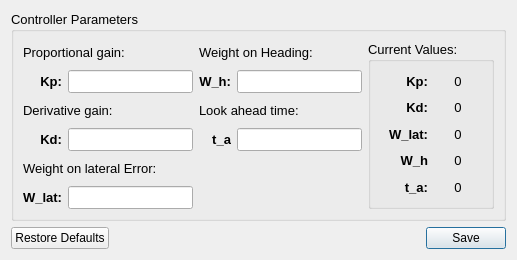
<?xml version="1.0" encoding="UTF-8"?>
<ui version="4.0">
 <class>Dialog</class>
 <widget class="QDialog" name="Dialog">
  <property name="geometry">
   <rect>
    <x>0</x>
    <y>0</y>
    <width>517</width>
    <height>260</height>
   </rect>
  </property>
  <property name="windowTitle">
   <string>Dialog</string>
  </property>
  <layout class="QGridLayout" name="gridLayout_2">
   <item row="2" column="1">
    <widget class="QDialogButtonBox" name="btnbox_pd_controller_settings">
     <property name="orientation">
      <enum>Qt::Horizontal</enum>
     </property>
     <property name="standardButtons">
      <set>QDialogButtonBox::RestoreDefaults|QDialogButtonBox::Save</set>
     </property>
    </widget>
   </item>
   <item row="1" column="1">
    <widget class="QGroupBox" name="groupBox">
     <property name="font">
      <font>
       <pointsize>10</pointsize>
       <weight>50</weight>
       <bold>false</bold>
      </font>
     </property>
     <property name="title">
      <string>Controller Parameters</string>
     </property>
     <layout class="QGridLayout" name="gridLayout_3">
      <item row="0" column="1" colspan="2">
       <widget class="QGroupBox" name="groupBox_2">
        <property name="font">
         <font>
          <pointsize>10</pointsize>
         </font>
        </property>
        <property name="title">
         <string>Current Values:</string>
        </property>
        <property name="flat">
         <bool>false</bool>
        </property>
        <property name="checkable">
         <bool>false</bool>
        </property>
        <layout class="QGridLayout" name="gridLayout_7">
         <item row="0" column="0">
          <layout class="QGridLayout" name="gridLayout_6">
           <item row="1" column="0">
            <widget class="QLabel" name="label_2">
             <property name="font">
              <font>
               <pointsize>10</pointsize>
               <weight>75</weight>
               <bold>true</bold>
              </font>
             </property>
             <property name="text">
              <string>Kd:</string>
             </property>
             <property name="alignment">
              <set>Qt::AlignRight|Qt::AlignTrailing|Qt::AlignVCenter</set>
             </property>
            </widget>
           </item>
           <item row="1" column="1">
            <widget class="QLabel" name="lbl_current_gain_deriv">
             <property name="font">
              <font>
               <pointsize>10</pointsize>
              </font>
             </property>
             <property name="text">
              <string>0</string>
             </property>
             <property name="alignment">
              <set>Qt::AlignCenter</set>
             </property>
            </widget>
           </item>
           <item row="2" column="1">
            <widget class="QLabel" name="lbl_current_weight_lat">
             <property name="font">
              <font>
               <pointsize>10</pointsize>
              </font>
             </property>
             <property name="text">
              <string>0</string>
             </property>
             <property name="alignment">
              <set>Qt::AlignCenter</set>
             </property>
            </widget>
           </item>
           <item row="4" column="0">
            <widget class="QLabel" name="label_5">
             <property name="font">
              <font>
               <pointsize>10</pointsize>
               <weight>75</weight>
               <bold>true</bold>
              </font>
             </property>
             <property name="text">
              <string>t_a:</string>
             </property>
             <property name="alignment">
              <set>Qt::AlignRight|Qt::AlignTrailing|Qt::AlignVCenter</set>
             </property>
            </widget>
           </item>
           <item row="3" column="1">
            <widget class="QLabel" name="lbl_current_weight_heading">
             <property name="font">
              <font>
               <pointsize>10</pointsize>
              </font>
             </property>
             <property name="text">
              <string>0</string>
             </property>
             <property name="alignment">
              <set>Qt::AlignCenter</set>
             </property>
            </widget>
           </item>
           <item row="0" column="0">
            <widget class="QLabel" name="label">
             <property name="font">
              <font>
               <pointsize>10</pointsize>
               <weight>75</weight>
               <bold>true</bold>
              </font>
             </property>
             <property name="text">
              <string>Kp:</string>
             </property>
             <property name="alignment">
              <set>Qt::AlignRight|Qt::AlignTrailing|Qt::AlignVCenter</set>
             </property>
            </widget>
           </item>
           <item row="4" column="1">
            <widget class="QLabel" name="lbl_current_t_lookahead">
             <property name="font">
              <font>
               <pointsize>10</pointsize>
              </font>
             </property>
             <property name="text">
              <string>0</string>
             </property>
             <property name="alignment">
              <set>Qt::AlignCenter</set>
             </property>
            </widget>
           </item>
           <item row="3" column="0">
            <widget class="QLabel" name="label_4">
             <property name="font">
              <font>
               <pointsize>10</pointsize>
               <weight>75</weight>
               <bold>true</bold>
              </font>
             </property>
             <property name="text">
              <string>W_h</string>
             </property>
             <property name="alignment">
              <set>Qt::AlignRight|Qt::AlignTrailing|Qt::AlignVCenter</set>
             </property>
            </widget>
           </item>
           <item row="0" column="1">
            <widget class="QLabel" name="lbl_current_gain_prop">
             <property name="font">
              <font>
               <pointsize>10</pointsize>
              </font>
             </property>
             <property name="text">
              <string>0</string>
             </property>
             <property name="alignment">
              <set>Qt::AlignCenter</set>
             </property>
            </widget>
           </item>
           <item row="2" column="0">
            <widget class="QLabel" name="label_3">
             <property name="font">
              <font>
               <pointsize>10</pointsize>
               <weight>75</weight>
               <bold>true</bold>
              </font>
             </property>
             <property name="text">
              <string>W_lat:</string>
             </property>
             <property name="alignment">
              <set>Qt::AlignRight|Qt::AlignTrailing|Qt::AlignVCenter</set>
             </property>
            </widget>
           </item>
          </layout>
         </item>
        </layout>
       </widget>
      </item>
      <item row="0" column="0">
       <layout class="QGridLayout" name="gridLayout">
        <item row="3" column="1">
         <widget class="QLineEdit" name="edit_gain_deriv">
          <property name="sizePolicy">
           <sizepolicy hsizetype="Minimum" vsizetype="Fixed">
            <horstretch>0</horstretch>
            <verstretch>0</verstretch>
           </sizepolicy>
          </property>
         </widget>
        </item>
        <item row="1" column="1">
         <widget class="QLineEdit" name="edit_gain_prop">
          <property name="sizePolicy">
           <sizepolicy hsizetype="Minimum" vsizetype="Fixed">
            <horstretch>0</horstretch>
            <verstretch>0</verstretch>
           </sizepolicy>
          </property>
         </widget>
        </item>
        <item row="3" column="4">
         <widget class="QLineEdit" name="edit_t_ahead">
          <property name="sizePolicy">
           <sizepolicy hsizetype="Minimum" vsizetype="Fixed">
            <horstretch>0</horstretch>
            <verstretch>0</verstretch>
           </sizepolicy>
          </property>
         </widget>
        </item>
        <item row="1" column="0">
         <widget class="QLabel" name="lblPropgain">
          <property name="font">
           <font>
            <pointsize>10</pointsize>
            <weight>75</weight>
            <bold>true</bold>
           </font>
          </property>
          <property name="text">
           <string>Kp:</string>
          </property>
          <property name="alignment">
           <set>Qt::AlignRight|Qt::AlignTrailing|Qt::AlignVCenter</set>
          </property>
         </widget>
        </item>
        <item row="3" column="3">
         <widget class="QLabel" name="lblTahead">
          <property name="font">
           <font>
            <pointsize>10</pointsize>
            <weight>75</weight>
            <bold>true</bold>
           </font>
          </property>
          <property name="text">
           <string>t_a</string>
          </property>
          <property name="alignment">
           <set>Qt::AlignRight|Qt::AlignTrailing|Qt::AlignVCenter</set>
          </property>
         </widget>
        </item>
        <item row="4" column="0" colspan="2">
         <widget class="QLabel" name="lblWeightlattitle">
          <property name="font">
           <font>
            <pointsize>10</pointsize>
            <weight>50</weight>
            <bold>false</bold>
           </font>
          </property>
          <property name="text">
           <string>Weight on lateral Error:</string>
          </property>
         </widget>
        </item>
        <item row="3" column="0">
         <widget class="QLabel" name="lblDerivgain">
          <property name="font">
           <font>
            <pointsize>10</pointsize>
            <weight>75</weight>
            <bold>true</bold>
           </font>
          </property>
          <property name="text">
           <string>Kd:</string>
          </property>
          <property name="alignment">
           <set>Qt::AlignRight|Qt::AlignTrailing|Qt::AlignVCenter</set>
          </property>
         </widget>
        </item>
        <item row="0" column="0" colspan="2">
         <widget class="QLabel" name="lblPropgaintitle">
          <property name="font">
           <font>
            <pointsize>10</pointsize>
            <weight>50</weight>
            <bold>false</bold>
           </font>
          </property>
          <property name="text">
           <string>Proportional gain:</string>
          </property>
         </widget>
        </item>
        <item row="5" column="1">
         <widget class="QLineEdit" name="edit_weight_lat">
          <property name="sizePolicy">
           <sizepolicy hsizetype="Minimum" vsizetype="Fixed">
            <horstretch>0</horstretch>
            <verstretch>0</verstretch>
           </sizepolicy>
          </property>
         </widget>
        </item>
        <item row="2" column="0" colspan="2">
         <widget class="QLabel" name="lblDerivgaintitle">
          <property name="font">
           <font>
            <pointsize>10</pointsize>
            <weight>50</weight>
            <bold>false</bold>
           </font>
          </property>
          <property name="text">
           <string>Derivative gain:</string>
          </property>
         </widget>
        </item>
        <item row="1" column="3">
         <widget class="QLabel" name="lblWeightheading">
          <property name="font">
           <font>
            <pointsize>10</pointsize>
            <weight>75</weight>
            <bold>true</bold>
           </font>
          </property>
          <property name="text">
           <string>W_h:</string>
          </property>
          <property name="alignment">
           <set>Qt::AlignRight|Qt::AlignTrailing|Qt::AlignVCenter</set>
          </property>
         </widget>
        </item>
        <item row="0" column="3" colspan="2">
         <widget class="QLabel" name="lblWeightheadingtitle">
          <property name="font">
           <font>
            <pointsize>10</pointsize>
            <weight>50</weight>
            <bold>false</bold>
           </font>
          </property>
          <property name="text">
           <string>Weight on Heading:</string>
          </property>
         </widget>
        </item>
        <item row="1" column="4">
         <widget class="QLineEdit" name="edit_weight_heading">
          <property name="sizePolicy">
           <sizepolicy hsizetype="Minimum" vsizetype="Fixed">
            <horstretch>0</horstretch>
            <verstretch>0</verstretch>
           </sizepolicy>
          </property>
         </widget>
        </item>
        <item row="2" column="3" colspan="2">
         <widget class="QLabel" name="lblTaheadtitle">
          <property name="font">
           <font>
            <pointsize>10</pointsize>
           </font>
          </property>
          <property name="text">
           <string>Look ahead time:</string>
          </property>
         </widget>
        </item>
        <item row="5" column="0">
         <widget class="QLabel" name="lblWeightlat">
          <property name="font">
           <font>
            <pointsize>10</pointsize>
            <weight>75</weight>
            <bold>true</bold>
           </font>
          </property>
          <property name="text">
           <string>W_lat:</string>
          </property>
          <property name="alignment">
           <set>Qt::AlignRight|Qt::AlignTrailing|Qt::AlignVCenter</set>
          </property>
         </widget>
        </item>
       </layout>
      </item>
     </layout>
    </widget>
   </item>
  </layout>
 </widget>
 <resources/>
 <connections>
  <connection>
   <sender>btnbox_pd_controller_settings</sender>
   <signal>accepted()</signal>
   <receiver>Dialog</receiver>
   <slot>accept()</slot>
   <hints>
    <hint type="sourcelabel">
     <x>248</x>
     <y>254</y>
    </hint>
    <hint type="destinationlabel">
     <x>157</x>
     <y>274</y>
    </hint>
   </hints>
  </connection>
  <connection>
   <sender>btnbox_pd_controller_settings</sender>
   <signal>rejected()</signal>
   <receiver>Dialog</receiver>
   <slot>reject()</slot>
   <hints>
    <hint type="sourcelabel">
     <x>316</x>
     <y>260</y>
    </hint>
    <hint type="destinationlabel">
     <x>286</x>
     <y>274</y>
    </hint>
   </hints>
  </connection>
 </connections>
</ui>
